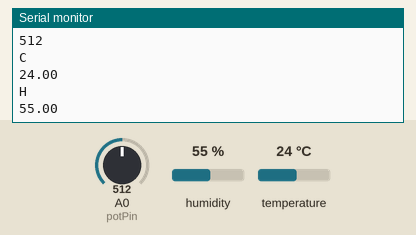
This sketch was run on a simulated Arduino Uno, built with avr-gcc and run on an emulated ATmega328P. Shown: the last lines printed to the serial monitor. The inputs (shaded band) are chosen by the test bench; at power-on: humidity 55 %, A0 (potPin) = 512, temperature 24 °C.

Above: at 1.7 s.
1.8 s: humidity set to 22 %
At 2.86 s:
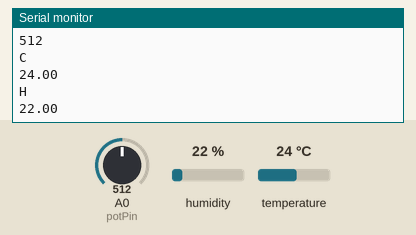
3.3 s: A0 (potPin) set to 716
4.8 s: temperature set to 12 °C
6.3 s: A0 (potPin) set to 900
At 6.92 s:
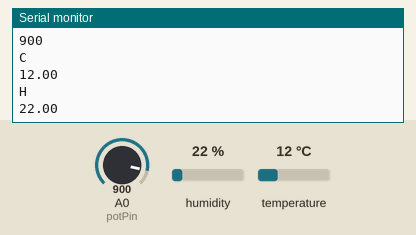
7.8 s: humidity set to 40 %
At 8.95 s:
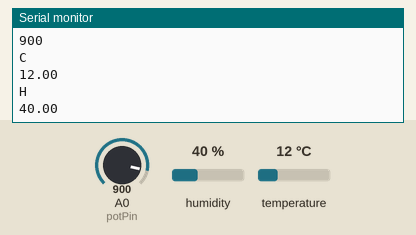
Timing chart, 0 to 10.3 s (numbered marks = the images above; inputs shaded):
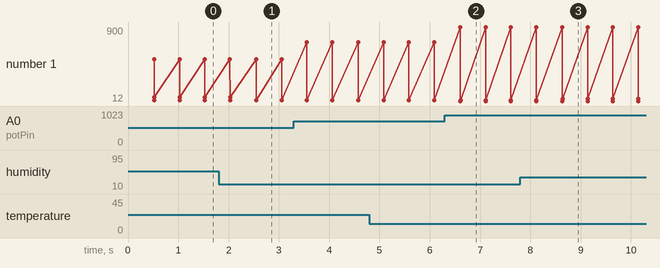

The sketch:

PMWArduPyhmwrk.ino
```cpp
#include "DHT.h"
#define DHTPIN 2
#define DHTTYPE DHT11

float tempC;
float tempF;
float humidity;
int potPin =A0;
int potVal;

int setupTime = 500;
int refreshrate = 500;

DHT TH(DHTPIN, DHTTYPE);

void setup() {
  // put your setup code here, to run once:
  Serial.begin(115200);
   TH.begin();
   delay(setupTime);
}

void loop() {
  // put your main code here, to run repeatedly:
  potVal=analogRead(potPin);
  tempC=TH.readTemperature();
  tempF=TH.readTemperature(true);
  humidity=TH.readHumidity();

  //Serial.print(tempF);
  //Serial.println(" Degrees F!");
  Serial.println("V");
  Serial.println(potVal);
  Serial.println("C");
  Serial.println(tempC);
  Serial.println("H");
  Serial.println(humidity);

  delay(refreshrate);

}
```

Measured:
- after the input at 1.8 s, the serial monitor: prints a new line after 0.75 s (image 1)
- after the input at 6.3 s, the serial monitor: prints a new line after 0.31 s (image 2)
- after the input at 7.8 s, the serial monitor: prints a new line after 0.84 s (image 3)
- plotted number 1: 55 → 22 after the input at 1.8 s, 22 → 40 after the input at 7.8 s
